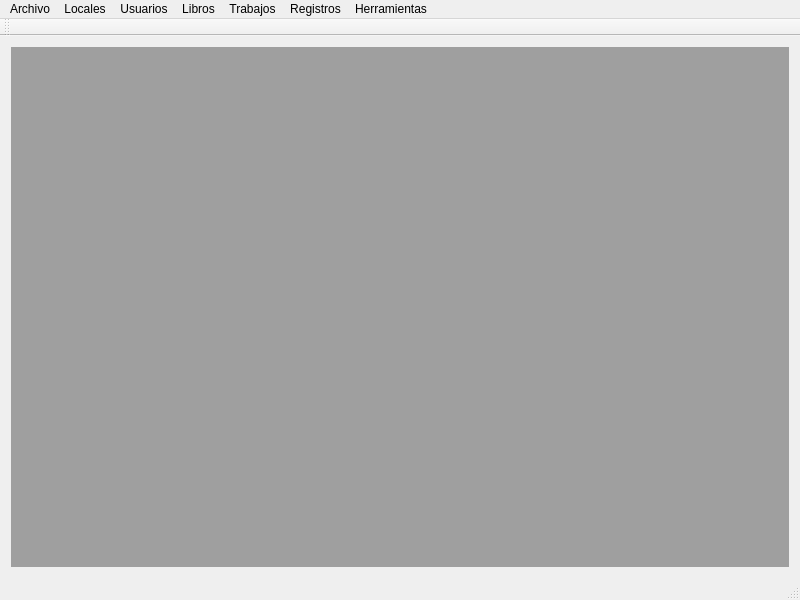
<?xml version="1.0" encoding="UTF-8"?>
<ui version="4.0">
 <class>MainWindow</class>
 <widget class="QMainWindow" name="MainWindow">
  <property name="geometry">
   <rect>
    <x>0</x>
    <y>0</y>
    <width>800</width>
    <height>600</height>
   </rect>
  </property>
  <property name="windowTitle">
   <string>MainWindow</string>
  </property>
  <widget class="QWidget" name="centralWidget">
   <layout class="QVBoxLayout" name="verticalLayout">
    <item>
     <widget class="QMdiArea" name="mdiArea">
      <property name="viewMode">
       <enum>QMdiArea::TabbedView</enum>
      </property>
      <property name="tabShape">
       <enum>QTabWidget::Rounded</enum>
      </property>
     </widget>
    </item>
   </layout>
  </widget>
  <widget class="QMenuBar" name="menuBar">
   <property name="geometry">
    <rect>
     <x>0</x>
     <y>0</y>
     <width>800</width>
     <height>21</height>
    </rect>
   </property>
   <widget class="QMenu" name="menuArchivo">
    <property name="title">
     <string>Archivo</string>
    </property>
    <addaction name="actionOpciones"/>
    <addaction name="actionSalir"/>
   </widget>
   <widget class="QMenu" name="menuLocales">
    <property name="title">
     <string>Locales</string>
    </property>
    <addaction name="actionVer_Locales"/>
    <addaction name="actionAgregar_Locales"/>
   </widget>
   <widget class="QMenu" name="menuUsuarios">
    <property name="title">
     <string>Usuarios</string>
    </property>
    <addaction name="actionVer_Usuarios"/>
    <addaction name="actionAgregar_Usuarios"/>
   </widget>
   <widget class="QMenu" name="menuLibros">
    <property name="title">
     <string>Libros</string>
    </property>
    <addaction name="actionVer_Libros"/>
   </widget>
   <widget class="QMenu" name="menuRegistros">
    <property name="title">
     <string>Registros</string>
    </property>
    <addaction name="actionDe_Empleado"/>
    <addaction name="actionDe_Fuera_de_Serie"/>
   </widget>
   <widget class="QMenu" name="menuHerramientas">
    <property name="title">
     <string>Herramientas</string>
    </property>
    <addaction name="actionCrear_back_up_en_la_nube"/>
    <addaction name="actionManegar_backup_locales"/>
   </widget>
   <widget class="QMenu" name="menuTrabajos">
    <property name="title">
     <string>Trabajos</string>
    </property>
    <addaction name="actionVer_Trabajos"/>
    <addaction name="actionListar_Trabajos_Pendientes"/>
   </widget>
   <addaction name="menuArchivo"/>
   <addaction name="menuLocales"/>
   <addaction name="menuUsuarios"/>
   <addaction name="menuLibros"/>
   <addaction name="menuTrabajos"/>
   <addaction name="menuRegistros"/>
   <addaction name="menuHerramientas"/>
  </widget>
  <widget class="QToolBar" name="mainToolBar">
   <attribute name="toolBarArea">
    <enum>TopToolBarArea</enum>
   </attribute>
   <attribute name="toolBarBreak">
    <bool>false</bool>
   </attribute>
  </widget>
  <widget class="QStatusBar" name="statusBar"/>
  <action name="actionVer_Usuarios">
   <property name="text">
    <string>Ver Usuarios</string>
   </property>
  </action>
  <action name="actionAgregar_Usuarios">
   <property name="text">
    <string>Agregar Usuarios</string>
   </property>
  </action>
  <action name="actionVer_Locales">
   <property name="text">
    <string>Ver Locales</string>
   </property>
  </action>
  <action name="actionAgregar_Locales">
   <property name="text">
    <string>Agregar Locales</string>
   </property>
  </action>
  <action name="actionOpciones">
   <property name="text">
    <string>Opciones</string>
   </property>
  </action>
  <action name="actionSalir">
   <property name="text">
    <string>Salir</string>
   </property>
  </action>
  <action name="actionVer_Libros">
   <property name="text">
    <string>Ver Libros</string>
   </property>
  </action>
  <action name="actionVer_Trabajos">
   <property name="text">
    <string>Ver Trabajos</string>
   </property>
  </action>
  <action name="actionListar_Trabajos_Pendientes">
   <property name="text">
    <string>Listar Trabajos Pendientes</string>
   </property>
  </action>
  <action name="actionDe_Empleado">
   <property name="text">
    <string>de Empleado</string>
   </property>
  </action>
  <action name="actionCrear_back_up_en_la_nube">
   <property name="text">
    <string>Crear back-up en la nube</string>
   </property>
  </action>
  <action name="actionManegar_backup_locales">
   <property name="text">
    <string>Manegar backup locales</string>
   </property>
  </action>
  <action name="actionDe_Fuera_de_Serie">
   <property name="text">
    <string>de Fuera de Serie</string>
   </property>
  </action>
 </widget>
 <layoutdefault spacing="6" margin="11"/>
 <resources/>
 <connections/>
</ui>
